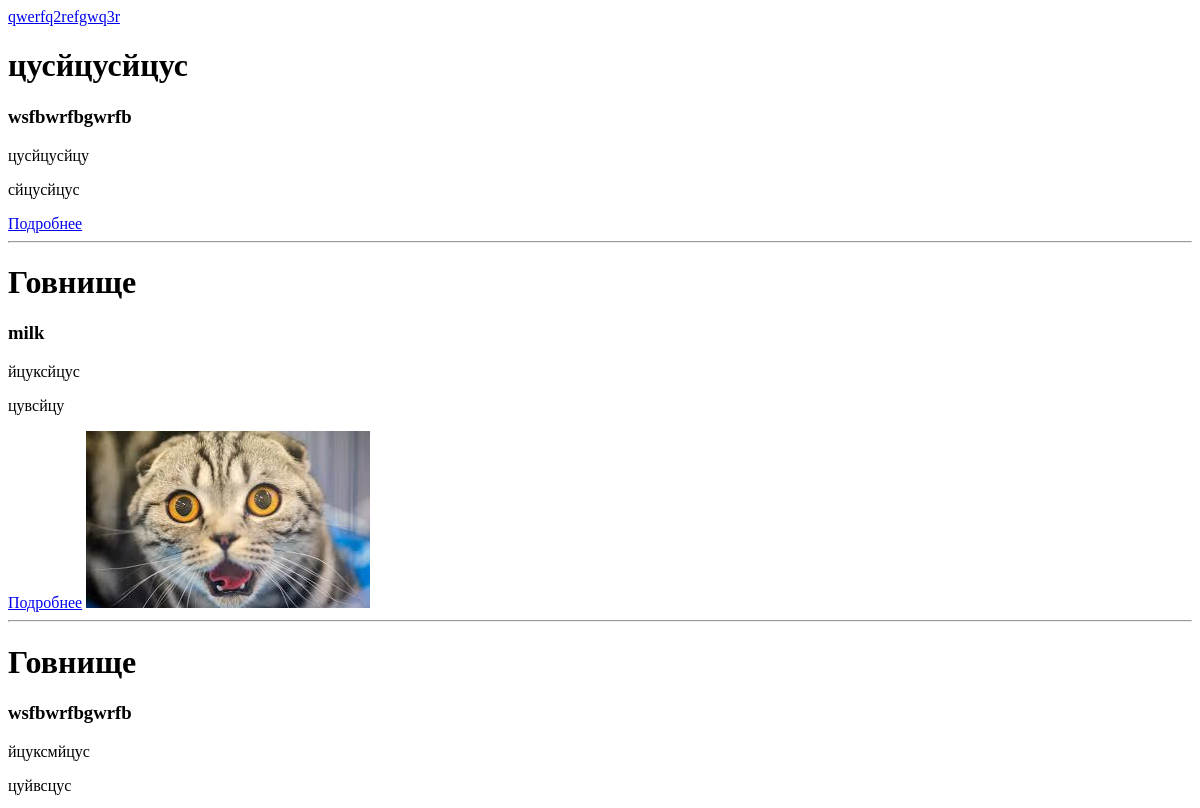
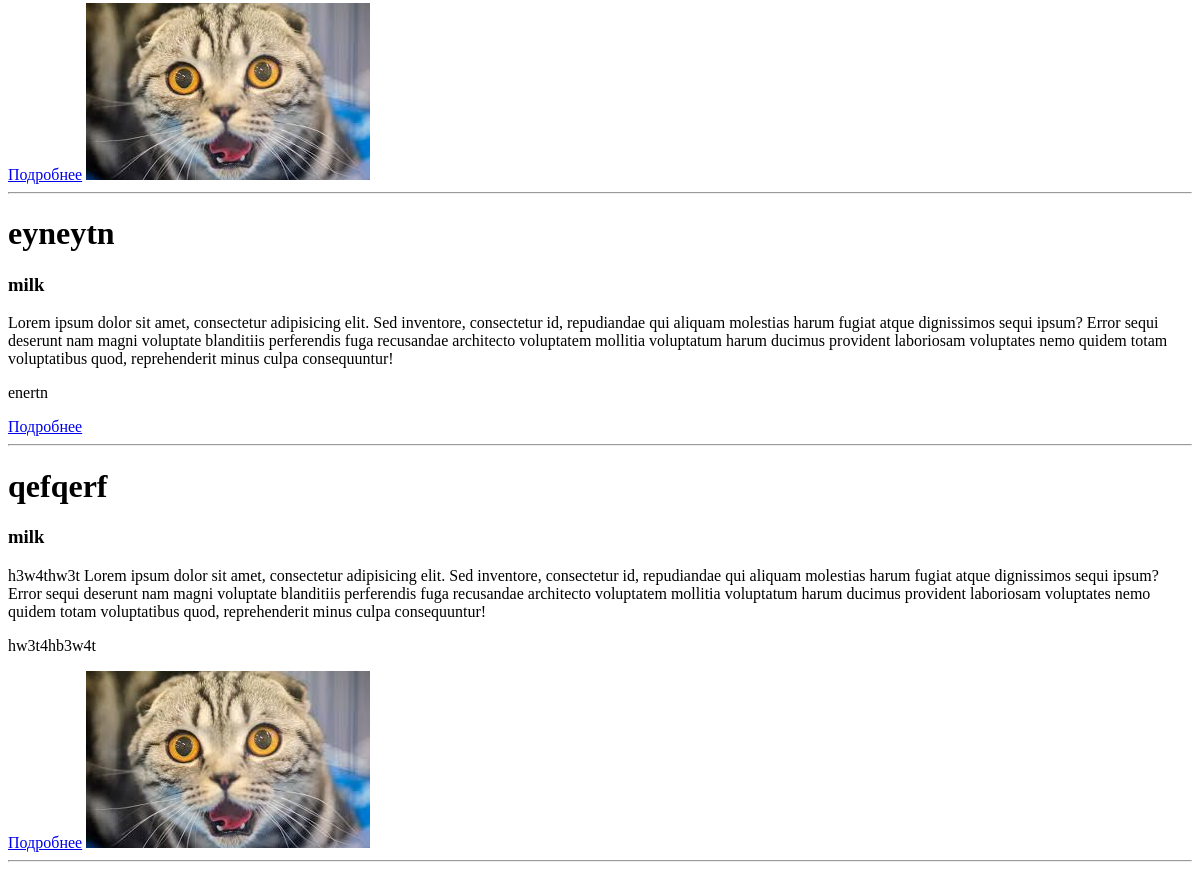
Before: / with the older database file (2 pictures, top to bottom).
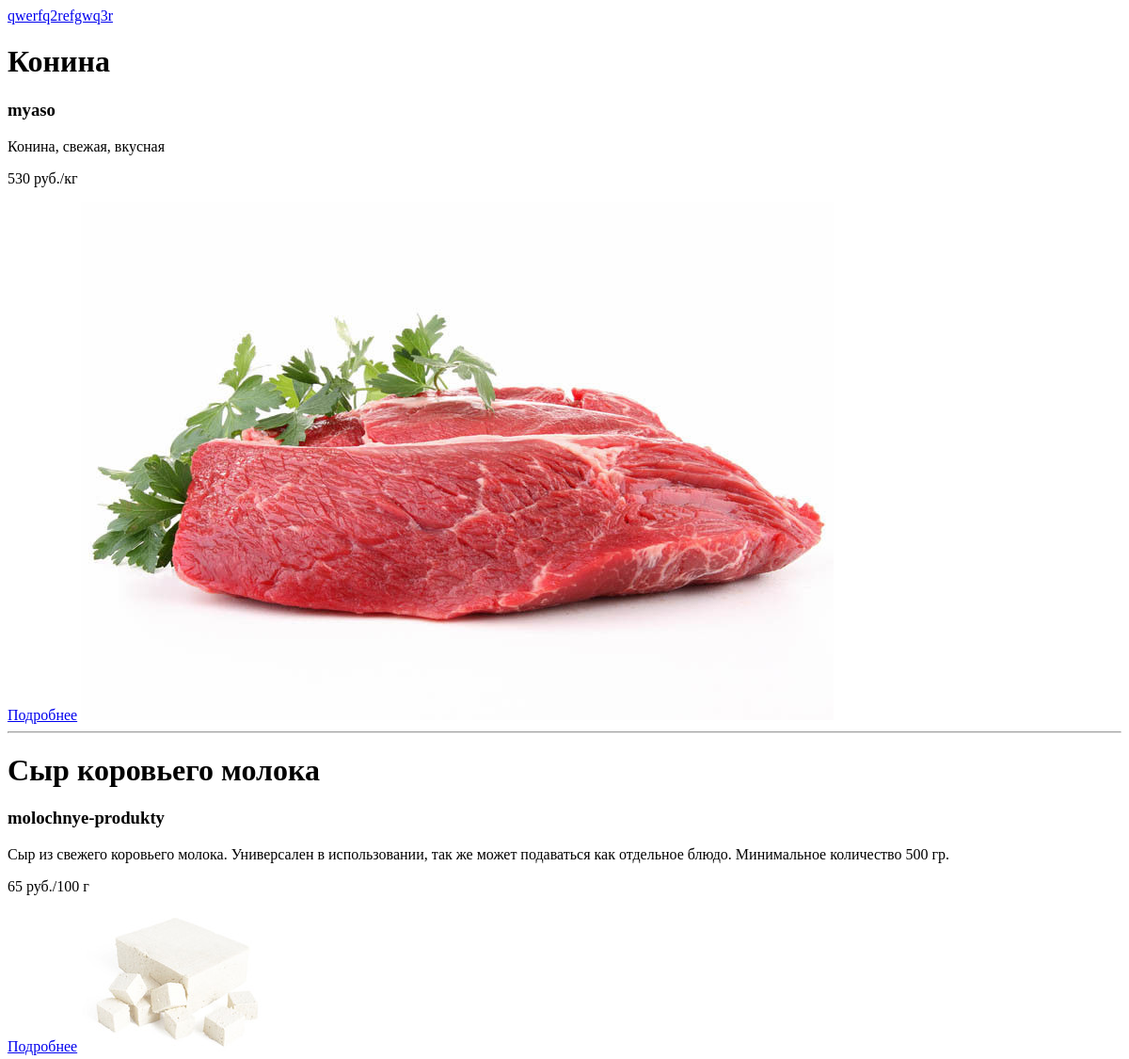
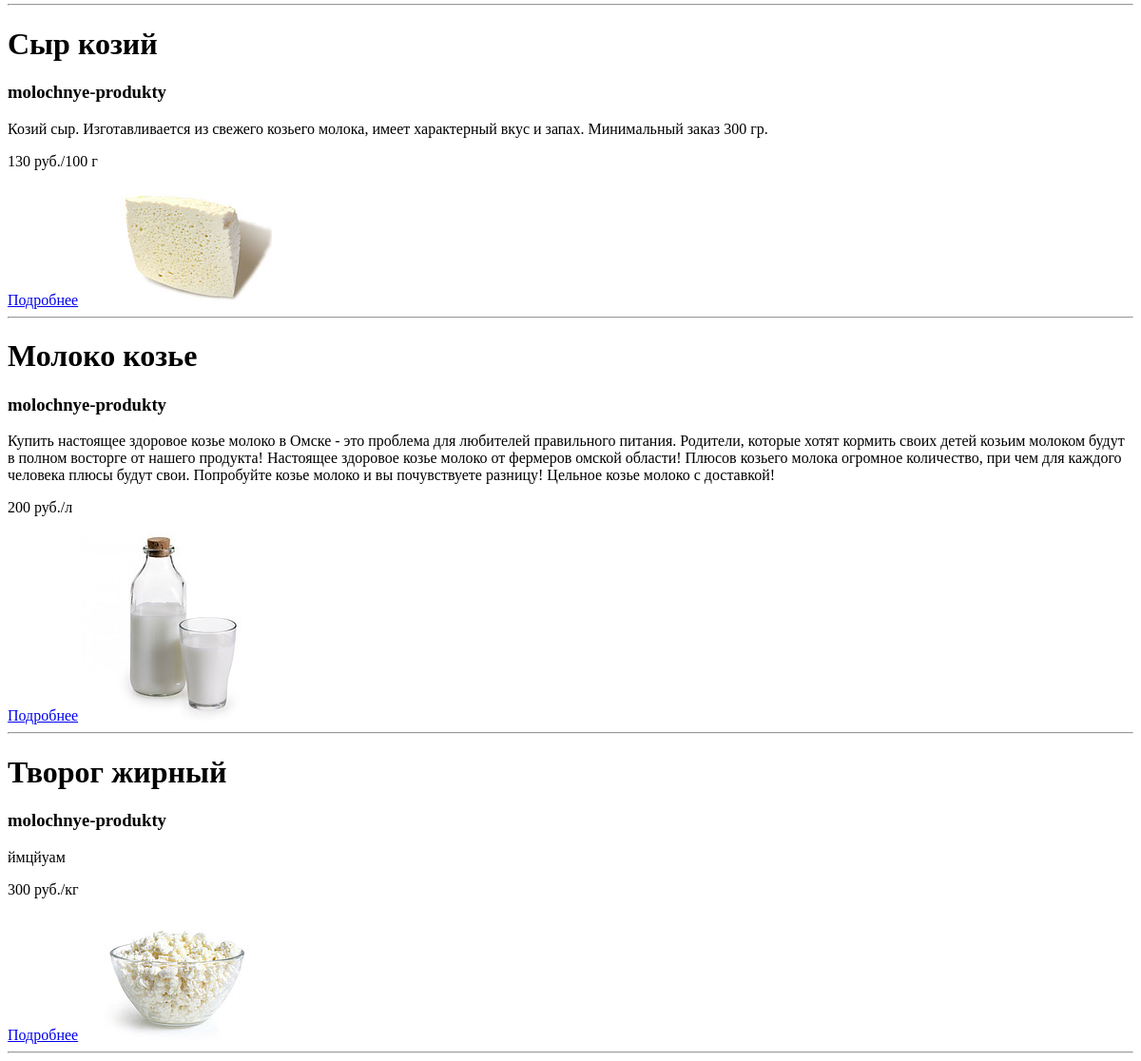
After: the same page with the newer database file (2 pictures, top to bottom).
### magazin/models.py (models this page shows, shortened)
class Tovar(models.Model):
	name = models.CharField(max_length=200, verbose_name="Наименование товара")
	slug = models.CharField(max_length=250, verbose_name='url')
	desc = models.CharField(max_length=250, blank=True, verbose_name='Описание товара')
	kwd = models.CharField(max_length=250, blank=True, verbose_name='Ключевые слова товара')
	text = models.TextField()
	price = models.CharField(max_length=50)
	img = models.ImageField(blank=True, upload_to='tovar')
	category = models.ForeignKey(Category)
	active = models.BooleanField(default=False, verbose_name='Активность')
	def get_url(self):
		return '/'.join([settings.BASE_URL, 'category', self.category.slug,self.slug])+'.html'
	class Meta():
		unique_together = ('slug',)
		verbose_name = 'Товар'
		verbose_name_plural = 'Товары'

class Category(models.Model):
	name = models.CharField(max_length=200, verbose_name="Наименование категории")
	slug = models.CharField(max_length=250, verbose_name='url')
	desc = models.CharField(max_length=250, blank=True, verbose_name='Описание категории')
	kwd = models.CharField(max_length=250, blank=True, verbose_name='Ключевые слова категории')
	text = models.TextField()
	active = models.BooleanField(default=False, verbose_name='Активность')
	def url(self):
		return '/'.join([settings.BASE_URL,'category', self.slug])+'.html'
	class Meta():
		unique_together = ('slug',)
		verbose_name = 'Категория товаров'
		verbose_name_plural = 'Категории товаров'

### magazin/views.py (the view)
# urls.py: url(r'^$', index),
def index(request):
	date = {
		'tovars': Tovar.objects.all().order_by('-id'),
		'title' : 'Главная страница твоу мать',
		}
	return render(request, 'index.html', date)

### templates/index.html (shortened to what this page needs)
{% load staticfiles %}
<!DOCTYPE html>
<html lang="en">
<head>
</head>
<body>
<a href="{% static '123.txt' %}">qwerfq2refgwq3r</a>
{% for item in tovars%}
<h1>{{ item.name }}</h1>
<h3>{{ item.category.slug }}</h3>
<p>{{ item.text }}</p>
<p>{{ item.price }}</p>
<a href="{{item.get_url}}">Подробнее</a>
	{% if item.img %}
	<img src="{{item.img.url}}" alt="">
	{% endif %}
<hr>
{% endfor %}
</body>
</html>

Changed rows visible on the page:
removed Tovar: name "цусйцусйцус", category.slug "wsfbwrfbgwrfb", text "цусйцусйцу", price "сйцусйцус"
removed Tovar: name "Говнище", category.slug "milk", text "йцуксйцус", price "цувсйцу", img (picture)
removed Tovar: name "eyneytn", category.slug "milk", text "Lorem ipsum dolor sit amet, consectetur adipisicing elit. Sed inventore, consectetur id, repudiandae qui aliquam molestias harum fugiat atque dignissimos sequi ipsum? Error sequi deserunt nam magni voluptate blanditiis perferendis fuga recusandae architecto voluptatem mollitia voluptatum harum ducimus provident laboriosam voluptates nemo quidem totam voluptatibus quod, reprehenderit minus culpa consequuntur!", price "enertn"
removed Tovar: name "qefqerf", category.slug "milk", text "h3w4thw3t Lorem ipsum dolor sit amet, consectetur adipisicing elit. Sed inventore, consectetur id, repudiandae qui aliquam molestias harum fugiat atque dignissimos sequi ipsum? Error sequi deserunt nam magni voluptate blanditiis perferendis fuga recusandae architecto voluptatem mollitia voluptatum harum ducimus provident laboriosam voluptates nemo quidem totam voluptatibus quod, reprehenderit minus culpa consequuntur!", price "hw3t4hb3w4t", img (picture)
changed Tovar: name "Говнище" → "Конина"; category.slug "wsfbwrfbgwrfb" → "myaso"; text "йцуксмйцус" → "Конина, свежая, вкусная"; price "цуйвсцус" → "530 руб./кг"; img: a different picture
added Tovar: name "Сыр коровьего молока", category.slug "molochnye-produkty", text "Сыр из свежего коровьего молока. Универсален в использовании, так же может подаваться как отдельное блюдо. Минимальное количество 500 гр.", price "65 руб./100 г", img (picture)
added Tovar: name "Сыр козий", category.slug "molochnye-produkty", text "Козий сыр. Изготавливается из свежего козьего молока, имеет характерный вкус и запах. Минимальный заказ 300 гр.", price "130 руб./100 г", img (picture)
added Tovar: name "Молоко козье", category.slug "molochnye-produkty", text "Купить настоящее здоровое козье молоко в Омске - это проблема для любителей правильного питания. Родители, которые хотят кормить своих детей козьим молоком будут в полном восторге от нашего продукта! Настоящее здоровое козье молоко от фермеров омской области! Плюсов козьего молока огромное количество, при чем для каждого человека плюсы будут свои. Попробуйте козье молоко и вы почувствуете разницу! Цельное козье молоко с доставкой!", price "200 руб./л", img (picture)
added Tovar: name "Творог жирный", category.slug "molochnye-produkty", text "ймцйуам", price "300 руб./кг", img (picture)
